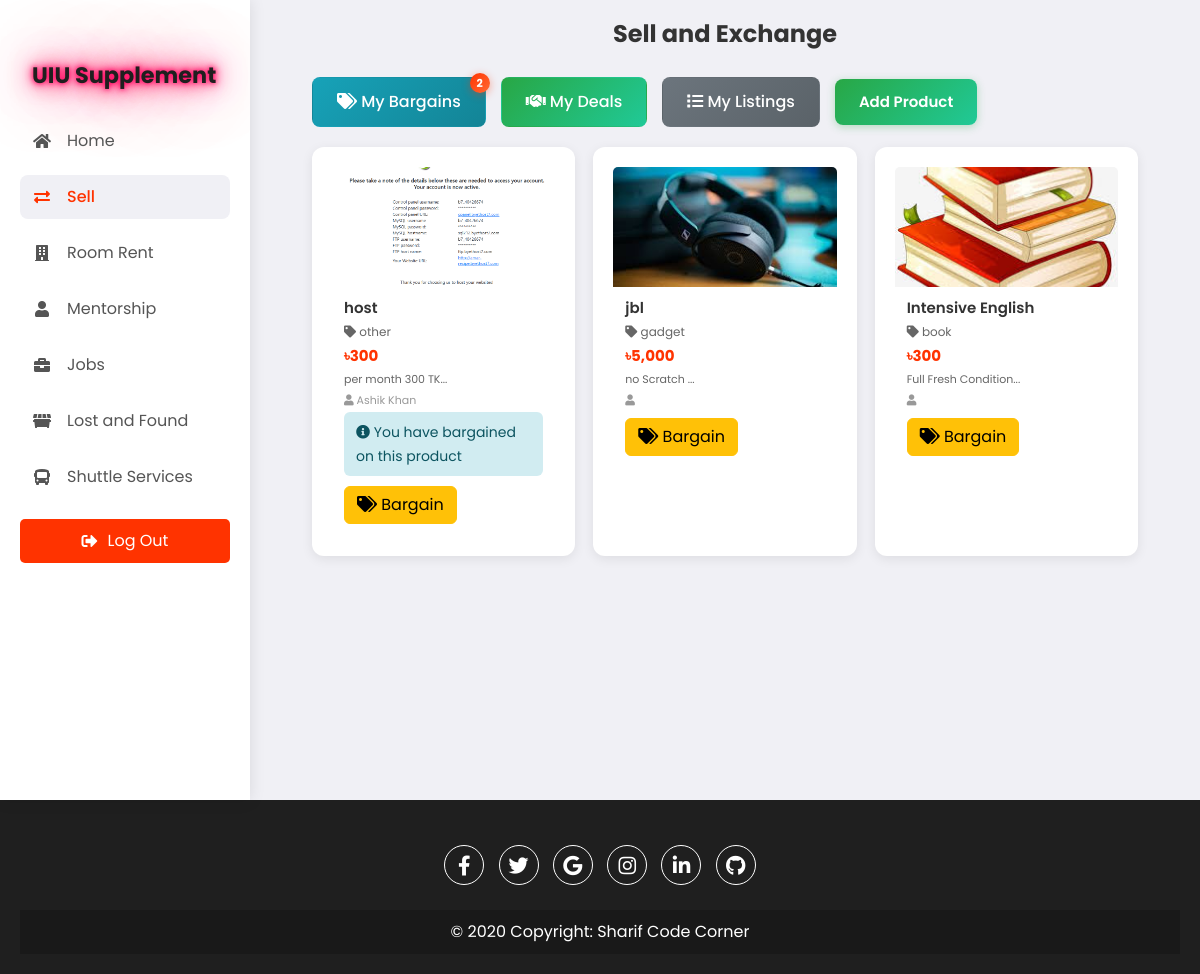
The page /SellAndExchange.php (signed in) on the database its author committed.
### tables this page shows
CREATE TABLE `products` (
  `id` int(11) NOT NULL,
  `product_name` varchar(255) NOT NULL,
  `category` varchar(100) DEFAULT NULL,
  `price` decimal(10,2) DEFAULT NULL,
  `description` text DEFAULT NULL,
  `image_path` varchar(255) NOT NULL,
  `bargain_price` decimal(10,2) DEFAULT NULL,
  `user_id` int(11) DEFAULT NULL,
  `status` enum('available','sold','pending') DEFAULT 'available',
  `created_at` timestamp NOT NULL DEFAULT current_timestamp(),
  `updated_at` timestamp NOT NULL DEFAULT current_timestamp() ON UPDATE current_timestamp(),
  `view_count` int(11) DEFAULT 0,
  `bargain_count` int(11) DEFAULT 0
);

CREATE TABLE `users` (
  `id` int(11) NOT NULL,
  `username` varchar(50) DEFAULT NULL,
  `email` varchar(100) DEFAULT NULL,
  `Gender` enum('m','f','o') NOT NULL,
  `password_hash` varchar(255) DEFAULT NULL,
  `mobilenumber` varchar(20) NOT NULL,
  `created_at` timestamp NOT NULL DEFAULT current_timestamp()
);

### SellAndExchange.php (the view, shortened to what this page needs)
<?php
$servername = "localhost";
$username = "root";
$password = "";
$dbname = "uiusupplements";
$conn = new mysqli($servername, $username, $password, $dbname);
$userId = $_SESSION['user_id'];
$sql = "SELECT p.id, p.product_name, p.category, p.price, p.bargain_price, p.description, p.image_path, p.user_id, p.status,
        u.username as seller_name, u.email as seller_email,
        (SELECT COUNT(*) FROM bargains WHERE product_id = p.id AND buyer_id = ?) as user_bargain_count
        FROM products p
        LEFT JOIN users u ON p.user_id = u.id
        WHERE p.status = 'available'
        ORDER BY p.created_at DESC";
$stmt = $conn->prepare($sql);
$stmt->bind_param("i", $userId);
$stmt->execute();
$result = $stmt->get_result();
$notifStmt = $conn->prepare("SELECT COUNT(*) as count FROM notifications WHERE user_id = ? AND is_read = 0 AND type LIKE '%bargain%'");
$notifStmt->bind_param("i", $userId);
$notifStmt->execute();
$notifResult = $notifStmt->get_result();
$notifData = $notifResult->fetch_assoc();
$unreadBargainNotifs = $notifData['count'];
?>
<!DOCTYPE html>
<html lang="en">
<head>
    <link href="https://cdn.jsdelivr.net/npm/bootstrap@5.3.0-alpha1/dist/css/bootstrap.min.css" rel="stylesheet">
    <link rel="stylesheet" href="https://cdnjs.cloudflare.com/ajax/libs/font-awesome/5.15.4/css/all.min.css" />
    <link rel="stylesheet" href="assets/css/index.css" />
    <link rel="stylesheet" href="assets/css/sell-exchange.css" />
</head>
<body>
    <div class="container">
        <nav>
            <ul>
                <li><a href="uiusupplementhomepage.php" class="logo">
                        <h1 class="styled-title" id="dynamicTitle">UIU Supplement</h1>
                    </a></li>
                <li><a href="uiusupplementhomepage.php">
                        <i class="fas fa-home"></i>
                        <span class="nav-item">Home</span>
                    </a></li>
                <li><a href="SellAndExchange.php" class="active">
                        <i class="fas fa-exchange-alt"></i>
                        <span class="nav-item">Sell</span>
                    </a></li>
                <li><a href="availablerooms.php">
                        <i class="fas fa-building"></i>
                        <span class="nav-item">Room Rent</span>
                    </a></li>
                <li><a href="browsementors.php">
                        <i class="fas fa-user"></i>
                        <span class="nav-item">Mentorship</span>
                    </a></li>
                <li><a href="parttimejob.php">
                        <i class="fas fa-briefcase"></i>
                        <span class="nav-item">Jobs</span>
                    </a></li>
                <li><a href="lostandfound.php">
                        <i class="fas fa-dumpster"></i>
                        <span class="nav-item">Lost and Found</span>
                    </a></li>
                <li><a href="shuttle_tracking_system.php">
                        <i class="fas fa-bus"></i>
                        <span class="nav-item">Shuttle Services</span>
                    </a></li>
            </ul>
            <a href="uiusupplementlogin.html" class="logout-btn">
                <i class="fas fa-sign-out-alt"></i> Log Out
            </a>
        </nav>
        <section class="main">
            <div class="main-top">
                <h1 class="center-title">Sell and Exchange</h1>
            </div>
            <div style="display: flex; gap: 15px; align-items: center;">
                <a href="mybargains.php?view=seller" class="btn" style="background: linear-gradient(135deg, #17a2b8 0%, #138496 100%); color: white; padding: 12px 24px; border-radius: 8px; text-decoration: none; font-weight: 500; position: relative;">
                    <i class="fas fa-tags"></i> My Bargains
                    <?php if ($unreadBargainNotifs > 0): ?>
                        <span class="bargain-notification-badge"><?php echo $unreadBargainNotifs; ?></span>
                    <?php endif; ?>
                </a>
                <a href="mydeals.php" class="btn" style="background: linear-gradient(135deg, #28a745 0%, #20c997 100%); color: white; padding: 12px 24px; border-radius: 8px; text-decoration: none; font-weight: 500;">
                    <i class="fas fa-handshake"></i> My Deals
                </a>
                <a href="myselllist.php" class="btn" style="background: linear-gradient(135deg, #6c757d 0%, #5a6268 100%); color: white; padding: 12px 24px; border-radius: 8px; text-decoration: none; font-weight: 500;">
                    <i class="fas fa-list"></i> My Listings
                </a>
                <a href="add-product.php" class="add-product-btn">Add Product</a>
            </div>
            <div class="product-cards">
                <?php
                if ($result->num_rows > 0) {
                    while ($row = $result->fetch_assoc()) {
                        $isOwnProduct = ($row['user_id'] == $userId);
                        $hasBargained = ($row['user_bargain_count'] > 0);
                        echo '<div class="card">
                                    <div class="card-img-wrapper" onclick="openImageModal(\'' . htmlspecialchars($row['image_path']) . '\')">
                                        <img class="card-img-top" src="' . htmlspecialchars($row['image_path']) . '" alt="Product Image">
                                        <div class="image-zoom-icon">
                                            <i class="fas fa-search-plus"></i>
                                        </div>
                                    </div>
                                    <div class="card-body">
                                        <h5 class="card-title">' . htmlspecialchars($row['product_name']) . '</h5>
                                        <p class="card-text"><i class="fas fa-tag"></i> ' . htmlspecialchars($row['category']) . '</p>
                                        <p class="card-text"><strong style="font-size: 15px; color: #FF3300;">৳' . number_format($row['price']) . '</strong></p>
                                        <p class="card-text" style="font-size: 11px; color: #666;">' . htmlspecialchars(substr($row['description'], 0, 60)) . '...</p>
                                        <p class="card-text" style="font-size: 11px; color: #999;"><i class="fas fa-user"></i> ' . htmlspecialchars($row['seller_name']) . '</p>';
                        if ($hasBargained) {
                            echo '              <div style="background: #d1ecf1; padding: 8px 12px; border-radius: 6px; margin-bottom: 10px;">
                                                    <small style="color: #0c5460;"><i class="fas fa-info-circle"></i> You have bargained on this product</small>
                                                </div>';
                        }
                        echo '                  <div class="card-buttons">';
                        if ($isOwnProduct) {
                            echo '                  <button class="btn btn-secondary" disabled><i class="fas fa-lock"></i> Your Product</button>';
                        } else {
                            echo '                  <button class="btn btn-warning bargain-btn" data-bs-toggle="modal" data-bs-target="#bargainModal" data-product-id="' . $row['id'] . '" data-product-name="' . htmlspecialchars($row['product_name']) . '" data-product-price="' . $row['price'] . '">
                                                        <i class="fas fa-tags"></i> Bargain
                                                    </button>';
                        }
                        echo '              </div>
                                    </div>
                                </div>';
                    }
                } else {
                    echo "No products available.";
                }
                ?>
            </div>
        </section>
    </div>
</body>
<footer class="footer">
    <div class="social-icons">
        <a href="https://www.facebook.com/sharif.me2018"><i class="fab fa-facebook-f"></i></a>
        <a href="#"><i class="fab fa-twitter"></i></a>
        <a href="#"><i class="fab fa-google"></i></a>
        <a href="https://www.instagram.com/shariful_islam10"><i class="fab fa-instagram"></i></a>
        <a href="#"><i class="fab fa-linkedin-in"></i></a>
        <a href="https://www.github.com/sharif2023"><i class="fab fa-github"></i></a>
    </div>
    <div class="copyright">
        &copy; 2020 Copyright: <a href="https://www.youtube.com/@SHARIFsCODECORNER">Sharif Code Corner</a>
    </div>
</footer>
</html>

### assets/css/index.css (style rules this page uses)
* { margin: 0; padding: 0; box-sizing: border-box; font-family: "Poppins", sans-serif; }
body { margin: 0; font-family: Arial, sans-serif; display: flex; flex-direction: column; min-height: 100vh; background-color: #f0f0f5; }
.container { display: flex; min-height: 100vh; position: relative; }
nav { width: 100%; max-width: 250px; background-color: #fff; padding: 20px; height: 100vh; max-height: 100vh; overflow-y: auto; box-shadow: 0 0 15px rgba(0, 0, 0, 0.1); position: fixed; top: 0; left: 0; transition: top 0.3s ease-in-out; z-index: 1000; }
.styled-title { font-size: 1.4rem; color: #1F1F1F; font-weight: 700; text-shadow: 0 0 5px #ff005e, 0 0 10px #ff005e, 0 0 20px #ff005e, 0 0 40px #ff005e, 0 0 80px #ff005e; animation: glow 1.5s infinite alternate; }
nav ul { list-style-type: none; padding-top: 20px; padding-left: 0; margin: 0; }
nav ul li { margin: 12px 0; }
nav ul li a { color: #555; font-size: 16px; display: flex; align-items: center; padding: 10px 12px; text-decoration: none; border-radius: 8px; transition: all 0.2s ease; }
nav ul li a i { width: 20px; text-align: center; font-size: 16px; }
nav ul li a.active { background-color: #f0f0f5; color: #FF3300; font-weight: 500; }
nav ul li a .nav-item { margin-left: 15px; }
.logout-btn { background-color: #FF3300; color: white; padding: 10px 20px; text-align: center; border-radius: 5px; display: flex; justify-content: center; align-items: center; font-size: 16px; margin-top: 20px; cursor: pointer; text-decoration: none; }
.logout-btn i { margin-right: 10px; }
.main { flex: 1; margin-left: 250px; padding: 40px; }
.main-top { display: flex; justify-content: space-between; align-items: center; margin-bottom: 20px; }
.center-title { font-size: 24px; font-weight: bold; flex: 1; text-align: center; color: #333; }
.add-product-btn, .add-listing-btn, .add-mentor-btn { background: linear-gradient(135deg, #28a745 0%, #20c997 100%); color: white; padding: 12px 24px; border: none; border-radius: 8px; cursor: pointer; font-weight: 600; font-size: 15px; text-decoration: none; display: inline-flex; align-items: center; gap: 8px; transition: all 0.3s ease; box-shadow: 0 2px 8px rgba(40, 167, 69, 0.3); }
.card { display: flex; flex-direction: column; border: none; border-radius: 12px; padding: 20px; background-color: #fff; box-shadow: 0 2px 12px rgba(0, 0, 0, 0.08); transition: all 0.3s ease; }
.card-title { font-size: 18px; font-weight: 600; color: #333; margin-bottom: 8px; }
.card-text { color: #666; font-size: 14px; line-height: 1.5; }
.footer { background-color: #1F1F1F; color: white; text-align: center; padding: 20px; width: 100%; position: relative; }
.social-icons { margin: 20px 0; }
.social-icons a { display: inline-block; width: 40px; height: 40px; line-height: 40px; margin: 5px; background-color: transparent; color: white; border: 1px solid white; border-radius: 50%; text-align: center; text-decoration: none; font-size: 20px; }
.copyright { background-color: rgba(0, 0, 0, 0.2); padding: 10px; margin-top: 10px; }
.copyright a { color: white; text-decoration: none; }
@media (max-width: 1200px) { .main { padding: 20px; } }

### assets/css/sell-exchange.css (style rules this page uses)
.notification-badge, .bargain-notification-badge { position: absolute; top: -5px; right: -5px; background: linear-gradient(135deg, #FF3300 0%, #FF6B35 100%); color: white; border-radius: 50%; width: 20px; height: 20px; display: flex; align-items: center; justify-content: center; font-size: 11px; font-weight: 700; box-shadow: 0 2px 8px rgba(255, 51, 0, 0.4); }

### SellAndExchange.php (style rules this page uses)
.main { background-color: #f0f0f5; }
.product-cards { display: grid; grid-template-columns: repeat(auto-fill, minmax(250px, 1fr)); gap: 18px; margin-top: 20px; }
.product-cards .card { border: none; border-radius: 12px; overflow: hidden; box-shadow: 0 3px 12px rgba(0, 0, 0, 0.08); transition: all 0.3s ease; position: relative; }
.card-img-wrapper { position: relative; overflow: hidden; cursor: pointer; }
.card-img-top { height: 120px; width: 100%; object-fit: cover; transition: transform 0.3s ease; }
.card-body { padding: 12px; }
.card-title { font-size: 15px; font-weight: 600; color: #333; margin-bottom: 6px; }
.card-text { color: #666; font-size: 12px; margin-bottom: 4px; }
.card-buttons { display: flex; gap: 8px; margin-top: 10px; }

### rows shown on the page
products: image_path (picture), product_name "host", category "other", price "300", description "per month 300 TK", user.username "Ashik Khan", shows "You have bargained on this product"
products: image_path (picture), product_name "jbl", category "gadget", price "5,000", description "no Scratch"
products: image_path (picture), product_name "Intensive English", category "book", price "300", description "Full Fresh Condition"

### other values the page prints
$unreadBargainNotifs "2"
